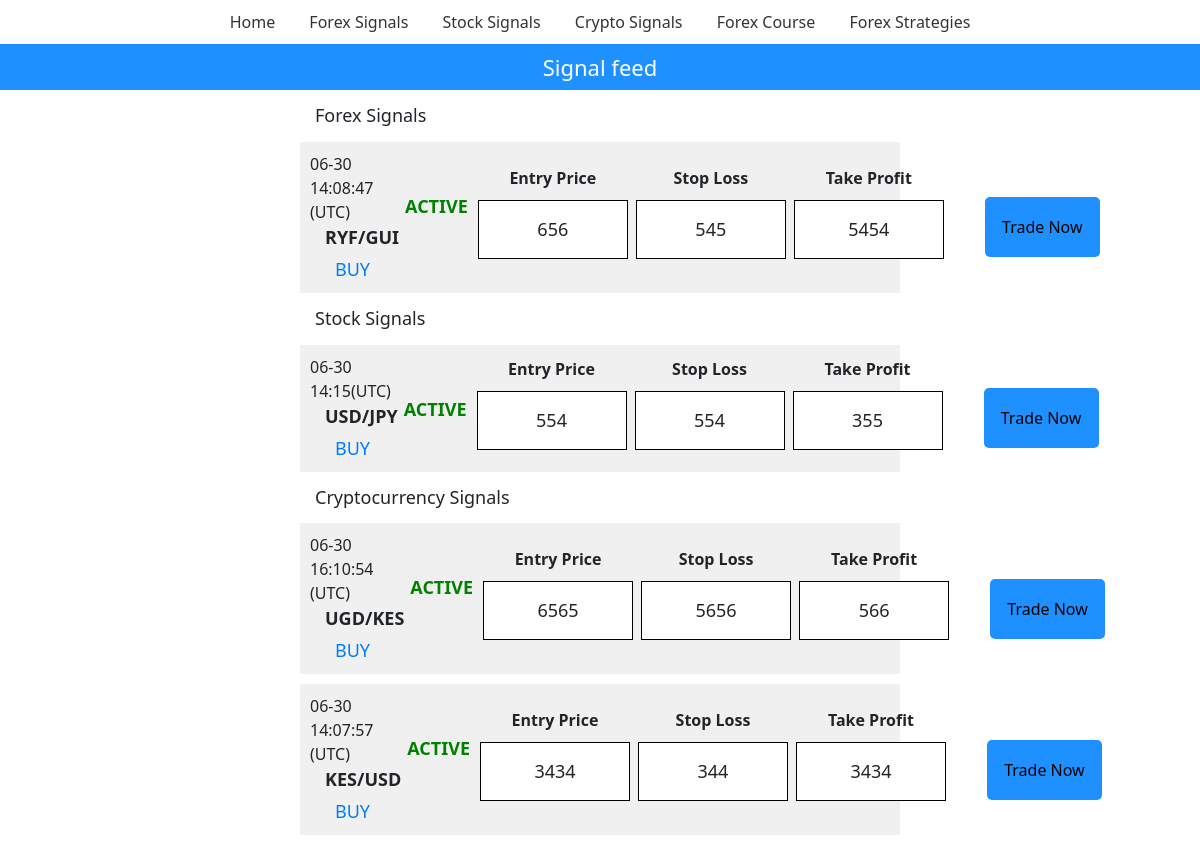
Before: / (signed in) with the older database file.
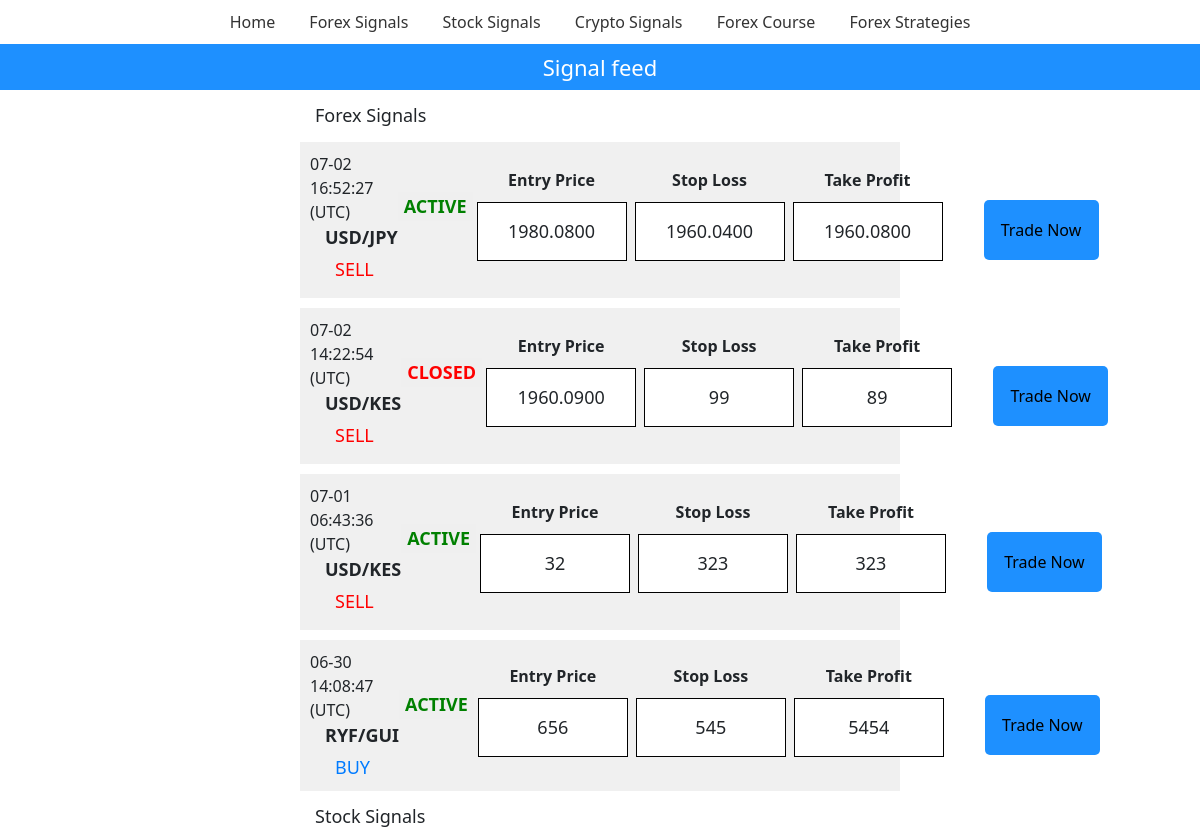
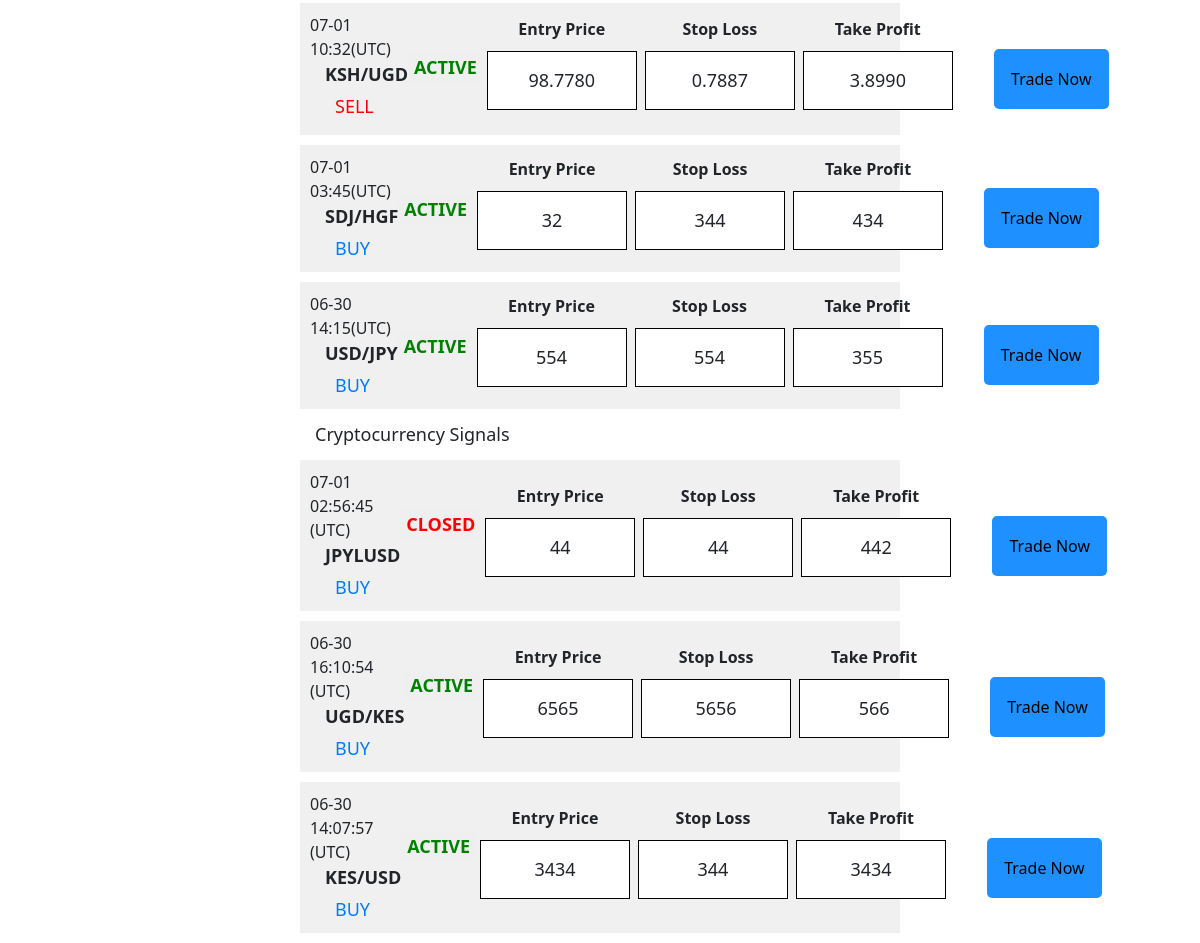
After: the same page with the newer database file (2 pictures, top to bottom).
### trade/models.py (models this page shows, shortened)
class TradeSignal(models.Model):
    CATEGORIES = (
        ('forex', 'Forex'),
        ('stock', 'Stock'),
        ('cryptocurrency', 'Cryptocurrency'),
    )
    currency = models.CharField(max_length=50)
    buy = models.BooleanField(default=False)
    sell = models.BooleanField(default=False)
    active = models.BooleanField(default=False)
    close_button_visible = models.BooleanField(default=False)
    entry_price = models.DecimalField(max_digits=20, decimal_places=10, null=True, default=None)
    entry_price_visible = models.BooleanField(default=False)
    take_profit = models.DecimalField(max_digits=20, decimal_places=10, null=True, default=None)
    stop_loss = models.DecimalField(max_digits=20, decimal_places=10, null=True, default=None)
    stop_loss_visible = models.BooleanField(default=False)
    take_profit_visible = models.BooleanField(default=False)
    trade_now_visible = models.BooleanField(default=False)
    created_at = models.DateTimeField(default=default_created_at)
    category = models.CharField(max_length=20, choices=CATEGORIES, default='forex')
    class Meta:
        app_label ='trade'

### trade/views.py (the view)
# urls.py: path('', views.index, name='index'),
def index(request):
    trade_signals = TradeSignal.objects.all()
    forex_signals = trade_signals.filter(category='forex')
    stock_signals = trade_signals.filter(category='stock')
    crypto_signals = trade_signals.filter(category='cryptocurrency')
    context = {
        'forex_signals': forex_signals,
        'stock_signals': stock_signals,
        'crypto_signals': crypto_signals,
    }
    return render(request, 'index.html', context)

### trade/templates/index.html (shortened to what the changed rows need)
{% extends 'base.html' %}
{% load static %}
{% block content %}
<link rel="stylesheet" href="https://cdn.jsdelivr.net/npm/bootstrap@5.2.3/dist/css/bootstrap.min.css">
<link rel="stylesheet" href="{% static 'style.css' %}">
<link rel="stylesheet" href="{% static 'mobile.css' %}">
<div id="forex-signals-container" class="trade-signals-container">
  {% for trade_signal in forex_signals reversed %}
    <div class="trade-signal">
      <div class="column">
      <div class="signal-meta">
        <div class="timestamp">
          {{ trade_signal.created_at|date:'m-d H:i:s' }} (UTC)
        </div>
      </div>
      <div class="currency">{{ trade_signal.currency }}</div>
      <div class="action-container">
        {% if trade_signal.buy %}
        <div class="action-buy">BUY</div>
        {% endif %}
        {% if trade_signal.sell %}
        <div class="action-sell">SELL</div>
        {% endif %}
      </div>
    </div>
      <div class="close-button">
        {% if trade_signal.active %}
        <button class="active-btn">ACTIVE</button>
        {% else %}
        <button class="close-btn">CLOSED</button>
        {% endif %}
      </div>
      {% if trade_signal.entry_price_visible %}
      <div class="section">
        <div class="section-name entry-price-name">Entry Price</div>
        <div class="section-value entry-price-value">{{ trade_signal.entry_price|floatformat:"-4"}}</div>
      </div>
      {% else %}
      <div class="section">
        <div class="section-name entry-price-name">Entry Price</div>
        {% if user.is_authenticated %}
        <div class="section-value entry-price-value">{{ trade_signal.entry_price|floatformat:"-4"}}</div>
        {% else %}
        <div class="section-value entry-price-premium">Premium</div>
        {% endif %}
      </div>
      {% endif %}
      {% if trade_signal.stop_loss_visible %}
      <div class="section">
        <div class="section-name stop-loss-name">Stop Loss</div>
        <div class="section-value stop-loss-value">{{ trade_signal.stop_loss|floatformat:"-4" }}</div>
      </div>
      {% else %}
      <div class="section">
        <div class="section-name stop-loss-name">Stop Loss</div>
        {% if user.is_authenticated %}
        <div class="section-value stop-loss-value">{{ trade_signal.stop_loss|floatformat:"-4" }}</div>
        {% else %}
        <div class="section-value entry-price-premium">Premium</div>
        {% endif %}
      </div>
      {% endif %}
      {% if trade_signal.take_profit_visible %}
      <div class="section">
        <div class="section-name take-profit-name">Take Profit</div>
        <div class="section-value take-profit-value">{{ trade_signal.take_profit|floatformat:"-4" }}</div>
      </div>
      {% else %}
      <div class="section">
        <div class="section-name take-profit-name">Take Profit</div>
        {% if user.is_authenticated %}
        <div class="section-value take-profit-value">{{ trade_signal.take_profit|floatformat:"-4" }}</div>
        {% else %}
        <div class="section-value entry-price-premium">Premium</div>
        {% endif %}
      </div>
      {% endif %}
      {% if user.is_authenticated %}
      <div class="trade-button">
        <a href="{% url 'payment' %}">
        <button class="trade-butn">Trade Now</button>
    </a>
      </div>
      {% endif %}
    </div>
    {% endfor %}
  </div>
  <div id="stock-signals-container" class="trade-signals-container">
  {% for trade_signal in stock_signals reversed %}
    <div class="trade-signal">
      <div class="column">
      <div class="signal-meta">
        <div class="timestamp">
          {{ trade_signal.created_at|date:'m-d H:i' }}(UTC)
        </div>
      </div>
      <div class="currency">{{ trade_signal.currency }}</div>
      <div class="action-container">
        {% if trade_signal.buy %}
        <div class="action-buy">BUY</div>
        {% endif %}
        {% if trade_signal.sell %}
        <div class="action-sell">SELL</div>
        {% endif %}
      </div>
    </div>
    <div class="close-button">
      {% if trade_signal.active %}
      <button class="active-btn">ACTIVE</button>
      {% else %}
      <button class="close-btn">CLOSED</button>
      {% endif %}
    </div>
      {% if trade_signal.entry_price_visible %}
      <div class="section">
        <div class="section-name entry-price-name">Entry Price</div>
        <div class="section-value entry-price-value">{{ trade_signal.entry_price|floatformat:"-4"}}</div>
      </div>
      {% else %}
      <div class="section">
        <div class="section-name entry-price-name">Entry Price</div>
        {% if user.is_authenticated %}
        <div class="section-value entry-price-value">{{ trade_signal.entry_price|floatformat:"-4"}}</div>
        {% else %}
        <div class="section-value entry-price-premium">Premium</div>
        {% endif %}
      </div>
      {% endif %}
      {% if trade_signal.stop_loss_visible %}
      <div class="section">
        <div class="section-name stop-loss-name">Stop Loss</div>
        <div class="section-value stop-loss-value">{{ trade_signal.stop_loss|floatformat:"-4"}}</div>
      </div>
      {% endif %}
      {% if trade_signal.take_profit_visible %}
      <div class="section">
        <div class="section-name take-profit-name">Take Profit</div>
        <div class="section-value take-profit-value">{{ trade_signal.take_profit|floatformat:"-4" }}</div>
      </div>
      {% endif %}
      {% if user.is_authenticated %}
      <div class="trade-button">
        <a href="{% url 'payment' %}">
        <button class="trade-butn">Trade Now</button>
    </a>
      </div>
      {% endif %}
    </div>
    {% endfor %}
  </div>
  <div id="crypto-signals-container" class="trade-signals-container">
  {% for trade_signal in crypto_signals reversed %}
    <div class="trade-signal">
      <div class="column">
      <div class="signal-meta">
        <div class="timestamp">
          {{ trade_signal.created_at|date:'m-d H:i:s' }} (UTC)
        </div>
      </div>
      <div class="currency">{{ trade_signal.currency }}</div>
      <div class="action-container">
        {% if trade_signal.buy %}
        <div class="action-buy">BUY</div>
        {% endif %}
      </div>
    </div>
      <div class="close-button">
        {% if trade_signal.active %}
        <button class="active-btn">ACTIVE</button>
        {% else %}
        <button class="close-btn">CLOSED</button>
        {% endif %}
      </div>
      {% if trade_signal.entry_price_visible %}
      <div class="section">
        <div class="section-name entry-price-name">Entry Price</div>
        <div class="section-value entry-price-value">{{ trade_signal.entry_price|floatformat:"-4"}}</div>
      </div>
      {% else %}
      <div class="section">
        <div class="section-name entry-price-name">Entry Price</div>
        {% if user.is_authenticated %}
        <div class="section-value entry-price-value">{{ trade_signal.entry_price|floatformat:"-4"}}</div>
        {% else %}
        <div class="section-value entry-price-premium">Premium</div>
        {% endif %}
      </div>
      {% endif %}
      {% if trade_signal.stop_loss_visible %}
      <div class="section">
        <div class="section-name stop-loss-name">Stop Loss</div>
        <div class="section-value stop-loss-value">{{ trade_signal.stop_loss|floatformat:"-4" }}</div>
      </div>
      {% endif %}
      {% if trade_signal.take_profit_visible %}
      <div class="section">
        <div class="section-name take-profit-name">Take Profit</div>
        <div class="section-value take-profit-value">{{ trade_signal.take_profit|floatformat:"-4" }}</div>
      </div>
      {% endif %}
      {% if user.is_authenticated %}
      <div class="trade-button">
        <a href="{% url 'payment' %}">
        <button class="trade-butn">Trade Now</button>
    </a>
      </div>
      {% endif %}
    </div>
    {% endfor %}
  </div>
{% endblock %}

Changed rows visible on the page:
added TradeSignal: created_at "07-02 16:52:27", currency "USD/JPY", sell "SELL", active "ACTIVE", entry_price "1980.0800", stop_loss "1960.0400", take_profit "1960.0800", shown under "Forex Signals"
added TradeSignal: created_at "07-02 14:22:54", currency "USD/KES", sell "SELL", active "CLOSED", entry_price "1960.0900", stop_loss "99", take_profit "89", shown under "Forex Signals"
added TradeSignal: created_at "07-01 06:43:36", currency "USD/KES", sell "SELL", active "ACTIVE", entry_price "32", stop_loss "323", take_profit "323", shown under "Forex Signals"
added TradeSignal: created_at "07-01 10:32", currency "KSH/UGD", sell "SELL", active "ACTIVE", entry_price "98.7780", stop_loss "0.7887", take_profit "3.8990", shown under "Stock Signals"
added TradeSignal: created_at "07-01 03:45", currency "SDJ/HGF", buy "BUY", active "ACTIVE", entry_price "32", stop_loss "344", take_profit "434", shown under "Stock Signals"
added TradeSignal: created_at "07-01 02:56:45", currency "JPYLUSD", buy "BUY", active "CLOSED", entry_price "44", stop_loss "44", take_profit "442", shown under "Cryptocurrency Signals"
